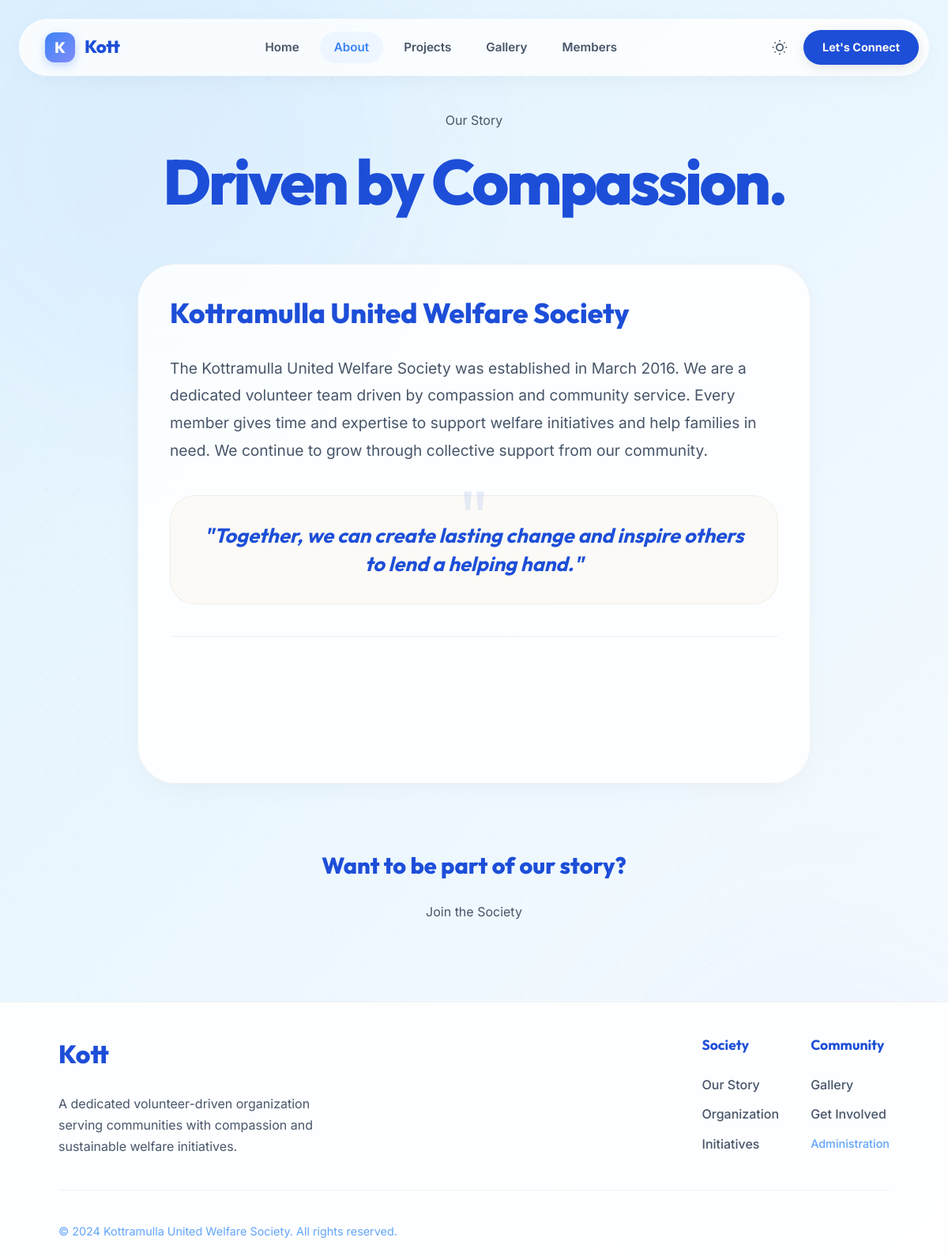
/about, run on the app's committed database.
### tables this page shows
CREATE TABLE IF NOT EXISTS website_settings (
    id INT UNSIGNED AUTO_INCREMENT PRIMARY KEY,
    website_title VARCHAR(255) NOT NULL DEFAULT 'Kottramulla United Welfare Society',
    website_description TEXT,
    logo_path VARCHAR(255) DEFAULT NULL,
    logo_alt_text VARCHAR(255) DEFAULT 'Kottramulla Logo',
    favicon_path VARCHAR(255) DEFAULT NULL,
    footer_copyright_text VARCHAR(255) DEFAULT '© 2024 Kottramulla United Welfare Society. All rights reserved.',
    footer_email VARCHAR(255) DEFAULT NULL,
    footer_phone VARCHAR(20) DEFAULT NULL,
    footer_address TEXT DEFAULT NULL,
    social_facebook VARCHAR(255) DEFAULT NULL,
    social_twitter VARCHAR(255) DEFAULT NULL,
    social_instagram VARCHAR(255) DEFAULT NULL,
    social_linkedin VARCHAR(255) DEFAULT NULL,
    social_youtube VARCHAR(255) DEFAULT NULL,
    primary_color VARCHAR(7) DEFAULT '#1e40af',
    secondary_color VARCHAR(7) DEFAULT '#7c3aed',
    accent_color VARCHAR(7) DEFAULT '#f59e0b',
    updated_at TIMESTAMP DEFAULT CURRENT_TIMESTAMP ON UPDATE CURRENT_TIMESTAMP
);

CREATE TABLE IF NOT EXISTS about_sections (
    id INT UNSIGNED AUTO_INCREMENT PRIMARY KEY,
    title VARCHAR(255) NOT NULL,
    body TEXT NOT NULL,
    quote TEXT NULL,
    volunteer_count INT UNSIGNED DEFAULT 0,
    established_year SMALLINT UNSIGNED DEFAULT NULL,
    created_at TIMESTAMP DEFAULT CURRENT_TIMESTAMP
);

### app/Core/View.php (called while the page is built, shortened)
<?php
class View
{
    public static function render(string $view, array $data = [], string $layout = 'user/layouts/main'): void
    {
        $viewPath = __DIR__ . '/../../views/' . $view . '.php';
        $layoutPath = __DIR__ . '/../../views/' . $layout . '.php';
        extract($data, EXTR_SKIP);
        require $viewPath;
        $content = ob_get_clean();
        require $layoutPath;
    }
}

### app/Controllers/PublicController.php (called while the page is built, shortened)
<?php
class PublicController
{
    public function about(): void
    {
        $about = (new AboutModel())->first();
        View::render('user/about', [
            'about' => $about,
            'activePage' => 'about',
        ]);
    }
}

### app/Support/helpers.php (called while the page is built, shortened)
<?php
function config(string $key): mixed
{
    static $cache = [];
    $segments = explode('.', $key);
    $file = array_shift($segments);
    if (!isset($cache[$file])) {
        $path = __DIR__ . '/../../config/' . $file . '.php';
        $cache[$file] = require $path;
    }
    if (empty($segments)) {
        return $cache[$file];
    }
    $value = $cache[$file];
    foreach ($segments as $segment) {
        $value = $value[$segment];
    }
    return $value;
}
function url(string $path = '/'): string
{
    $baseUrl = rtrim((string) config('app.base_url'), '/');
    if ($baseUrl === '' || $baseUrl === '/') {
        $baseDir = str_replace('\\', '/', dirname($_SERVER['SCRIPT_NAME']));
        $baseUrl = $baseDir !== '/' ? rtrim($baseDir, '/') : '';
    }
    $path = '/' . ltrim($path, '/');
    return $baseUrl . $path;
}
function e(string $value): string
{
    return htmlspecialchars($value, ENT_QUOTES, 'UTF-8');
}
function website_settings(): ?array
{
    static $settings = null;
    if ($settings === null) {
        try {
            $model = new \App\Models\WebsiteSettingsModel();
            $settings = $model->get() ?: [];
        } catch (\Throwable) {
            $settings = [];
        }
    }
    return $settings ?: null;
}

### app/Support/env.php (called while the page is built, shortened)
<?php
function env(string $key, mixed $default = null): mixed
{
    $value = $_ENV[$key] ?? $_SERVER[$key] ?? getenv($key);
    if ($value === false || $value === null || $value === '') {
        return $default;
    }
    return $value;
}

### config/app.php (called while the page is built, shortened)
<?php
return [
    'name' => (string) env('APP_NAME', 'Kottramulla United Welfare Society'),
    'base_url' => (string) env('APP_URL', '/'),
    'timezone' => (string) env('APP_TIMEZONE', 'Asia/Colombo'),
    'session_name' => (string) env('SESSION_NAME', 'kottramulla_session'),
    'admin_route_prefix' => '/admin',
];

### config/database.php (called while the page is built, shortened)
<?php
return [
    'host' => (string) env('DB_HOST', '127.0.0.1'),
    'port' => (int) env('DB_PORT', 3306),
    'database' => (string) env('DB_DATABASE', 'kottramulla_website'),
    'username' => (string) env('DB_USERNAME', 'root'),
    'password' => (string) env('DB_PASSWORD', ''),
    'charset' => (string) env('DB_CHARSET', 'utf8mb4'),
];

### app/Models/AboutModel.php (called while the page is built, shortened)
<?php
class AboutModel
{
    public function first(): ?array
    {
        $pdo = Database::connection();
        $stmt = $pdo->query('SELECT * FROM about_sections ORDER BY id ASC LIMIT 1');
        return $stmt->fetch(PDO::FETCH_ASSOC) ?: null;
    }
}

### app/Models/WebsiteSettingsModel.php (called while the page is built, shortened)
<?php
class WebsiteSettingsModel
{
    public function get(): ?array
    {
        $pdo = Database::connection();
        $stmt = $pdo->query('SELECT * FROM website_settings WHERE id = 1 LIMIT 1');
        return $stmt->fetch(PDO::FETCH_ASSOC) ?: null;
    }
}

### views/user/about.php (the view, shortened to what this page needs)
<link rel="stylesheet" href="<?= url('/public/css/user/about.css') ?>">
<div class="about-page-wrapper">
    <header class="about-hero reveal">
        <span class="hero-kicker reveal-text">Our Story</span>
        <h1 class="page-title reveal-text">Driven by <span class="accent-text">Compassion.</span></h1>
    </header>
    <main class="about-card reveal">
        <?php if ($about): ?>
            <h2 class="section-title"><?= e($about['title']) ?></h2>
            <div class="about-text">
                <?= nl2br(e($about['body'])) ?>
            </div>
            <div class="quote-box reveal">
                <div class="quote-content">
                    "<?= e($about['quote'] ?? 'Together, we can create lasting change and inspire others to lend a helping hand.') ?>"
                </div>
            </div>
            <div class="about-stats reveal reveal-stagger">
            </div>
        <?php endif; ?>
    </main>
    <section class="reveal" style="text-align: center; margin-top: 80px;">
        <h3 style="font-family: var(--font-heading); font-size: 1.8rem; font-weight: 800; color: var(--text-heading); margin-bottom: 24px;">Want to be part of our story?</h3>
        <a href="<?= url('/contact') ?>" class="btn-primary-home">Join the Society</a>
    </section>
</div>

### views/user/layouts/main.php (shortened to what this page needs)
<!DOCTYPE html>
<html lang="en">
<head>
    <?php $webSettings = website_settings(); ?>
    <link rel="stylesheet" href="<?= url('/public/css/user/main.css') ?>">
</head>
<body class="public-body">
    <div class="glow-orb orb-1"></div>
    <div class="glow-orb orb-2"></div>
    <div class="glass-dots"></div>
    <header id="main-nav-wrapper">
        <div class="nav-container">
            <div class="nav-glass-pill rotate-in">
                <a href="<?= url('/home') ?>" class="nav-logo">
                    <?php if (!empty($webSettings['logo_path'])): ?>
                        <div class="logo-image">
                            <img src="<?= url('/public/' . htmlspecialchars($webSettings['logo_path'])); ?>" alt="<?= htmlspecialchars($webSettings['logo_alt_text'] ?? 'Logo'); ?>" style="height: 100%; max-width: 100%; object-fit: contain;">
                        </div>
                    <?php else: ?>
                        <div class="logo-icon">K</div>
                    <?php endif; ?>
                    <span class="logo-text"><?= htmlspecialchars(substr($webSettings['website_title'] ?? 'KUWS', 0, 4)); ?></span>
                </a>
                <nav class="desktop-links">
                    <a href="<?= url('/home') ?>" class="nav-link <?= ($activePage ?? '') === 'home' ? 'active' : '' ?>">Home</a>
                    <a href="<?= url('/about') ?>" class="nav-link <?= ($activePage ?? '') === 'about' ? 'active' : '' ?>">About</a>
                    <a href="<?= url('/projects') ?>" class="nav-link <?= ($activePage ?? '') === 'projects' ? 'active' : '' ?>">Projects</a>
                    <a href="<?= url('/gallery') ?>" class="nav-link <?= ($activePage ?? '') === 'gallery' ? 'active' : '' ?>">Gallery</a>
                    <a href="<?= url('/members') ?>" class="nav-link <?= ($activePage ?? '') === 'members' ? 'active' : '' ?>">Members</a>
                </nav>
                <div class="nav-actions">
                    <button id="theme-toggle" class="icon-btn" aria-label="Toggle Theme">
                    </button>
                    <a href="<?= url('/contact') ?>" class="btn-cta-nav">Let's Connect</a>
                </div>
            </div>
        </div>
    </header>
    <main class="page-content">
        <?= $content ?>
    </main>
    <footer class="main-footer">
        <div class="footer-container">
            <div class="footer-top">
                <div class="footer-info">
                    <a href="<?= url('/home') ?>" class="footer-logo">
                        <?php if (!empty($webSettings['logo_path'])): ?>
                            <img src="<?= url('/public/' . htmlspecialchars($webSettings['logo_path'])); ?>" alt="<?= htmlspecialchars($webSettings['logo_alt_text'] ?? 'Logo'); ?>" style="height: 40px; max-width: 100px; object-fit: contain;">
                        <?php else: ?>
                            <?= htmlspecialchars(substr($webSettings['website_title'] ?? 'KUWS', 0, 4)); ?>
                        <?php endif; ?>
                    </a>
                    <p class="footer-tagline"><?= htmlspecialchars($webSettings['website_description'] ?? 'Since 2016, we have been dedicated to uniting hearts and empowering the community through collective welfare and unwavering hope.'); ?></p>
                </div>
                <div class="footer-nav">
                    <div class="footer-col">
                        <h4>Society</h4>
                        <a href="<?= url('/about') ?>">Our Story</a>
                        <a href="<?= url('/members') ?>">Organization</a>
                        <a href="<?= url('/projects') ?>">Initiatives</a>
                    </div>
                    <div class="footer-col">
                        <h4>Community</h4>
                        <a href="<?= url('/gallery') ?>">Gallery</a>
                        <a href="<?= url('/contact') ?>">Get Involved</a>
                        <a href="<?= url('/admin/login') ?>" class="dim-link">Administration</a>
                    </div>
                </div>
            </div>
            <div class="footer-bottom">
                <div class="footer-left">
                    <p><?= htmlspecialchars($webSettings['footer_copyright_text'] ?? '© ' . date('Y') . ' Kottramulla United Welfare Society. All Rights Reserved.'); ?></p>
                </div>
            </div>
        </div>
    </footer>
</body>
</html>

### public/css/user/about.css (style rules this page uses)
.about-page-wrapper { max-width: 900px; margin: 40px auto 60px; padding: 0 24px; }
.about-hero { text-align: center; margin-bottom: 40px; }
.about-hero .page-title { font-family: var(--font-heading); font-size: clamp(3rem, 7vw, 5rem); font-weight: 800; color: var(--text-heading); letter-spacing: -0.04em; margin-bottom: 24px; }
.about-card { background: var(--surface); border: 1px solid var(--border); border-radius: 48px; padding: 40px; box-shadow: var(--nav-pill-sh); position: relative; overflow: hidden; }
.about-card .section-title { font-family: var(--font-heading); font-size: 2.2rem; font-weight: 800; color: var(--text-heading); margin-bottom: 32px; line-height: 1.2; }
.about-text { font-size: 1.2rem; line-height: 1.8; color: var(--text-main); font-weight: 400; }
.quote-box { margin: 40px 0; padding: 32px; background: var(--bg-page); border-radius: 32px; border: 1px solid var(--border); position: relative; text-align: center; }
.quote-box::before { content: '"'; position: absolute; top: -20px; left: 50%; transform: translateX(-50%); font-family: var(--font-heading); font-size: 6rem; color: var(--accent-hover); opacity: 0.1; line-height: 1; }
.quote-content { font-family: var(--font-heading); font-size: 1.6rem; font-weight: 700; color: var(--text-heading); font-style: italic; line-height: 1.4; position: relative; z-index: 1; }
.about-stats { display: grid; grid-template-columns: 1fr 1fr; gap: 32px; margin-top: 40px; padding-top: 40px; border-top: 1px solid var(--border); }

### data on the page
website_settings: website_title "Kott", website_description "A dedicated volunteer-driven organization serving communities with compassion and sustainable welfare initiatives.", footer_copyright_text "© 2024 Kottramulla United Welfare Society. All rights reserved."
about_sections: title "Kottramulla United Welfare Society", body "The Kottramulla United Welfare Society was established in March 2016. We are a dedicated volunteer team driven by compassion and community service. Every member gives time and expertise to support welfare initiatives and help families in need. We continue to grow through collective support from our community.", quote "Together, we can create lasting change and inspire others to lend a helping hand."
